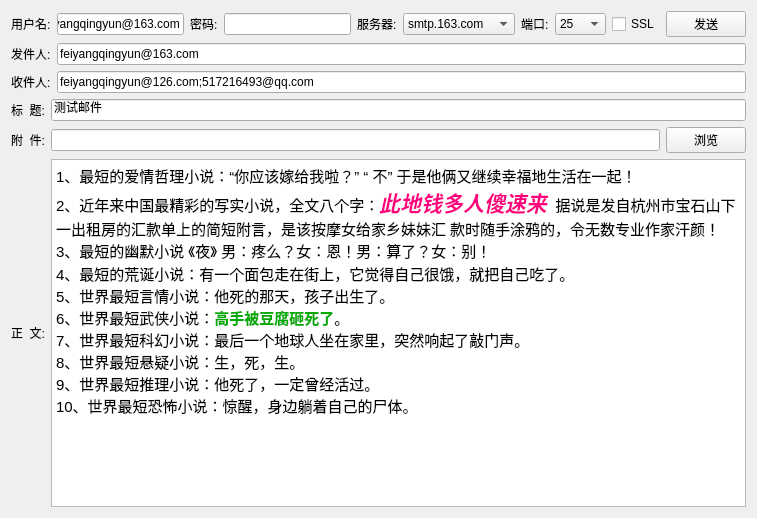
<?xml version="1.0" encoding="UTF-8"?>
<ui version="4.0">
 <class>frmMain</class>
 <widget class="QWidget" name="frmMain">
  <property name="geometry">
   <rect>
    <x>0</x>
    <y>0</y>
    <width>757</width>
    <height>518</height>
   </rect>
  </property>
  <property name="windowTitle">
   <string>邮件发送工具V1.0(作者:刘典武 QQ:517216493)</string>
  </property>
  <property name="windowIcon">
   <iconset resource="main.qrc">
    <normaloff>:/main.png</normaloff>:/main.png</iconset>
  </property>
  <layout class="QVBoxLayout" name="verticalLayout">
   <item>
    <layout class="QHBoxLayout" name="horizontalLayout">
     <item>
      <widget class="QLabel" name="labSender">
       <property name="text">
        <string>用户名:</string>
       </property>
      </widget>
     </item>
     <item>
      <widget class="QLineEdit" name="txtSender">
       <property name="text">
        <string>feiyangqingyun@163.com</string>
       </property>
      </widget>
     </item>
     <item>
      <widget class="QLabel" name="labSenderPwd">
       <property name="text">
        <string>密码:</string>
       </property>
      </widget>
     </item>
     <item>
      <widget class="QLineEdit" name="txtSenderPwd">
       <property name="text">
        <string/>
       </property>
       <property name="echoMode">
        <enum>QLineEdit::Password</enum>
       </property>
      </widget>
     </item>
     <item>
      <widget class="QLabel" name="labServer">
       <property name="text">
        <string>服务器:</string>
       </property>
      </widget>
     </item>
     <item>
      <widget class="QComboBox" name="cboxServer">
       <item>
        <property name="text">
         <string>smtp.163.com</string>
        </property>
       </item>
       <item>
        <property name="text">
         <string>smtp.126.com</string>
        </property>
       </item>
       <item>
        <property name="text">
         <string>smtp.qq.com</string>
        </property>
       </item>
       <item>
        <property name="text">
         <string>smt.sina.com</string>
        </property>
       </item>
       <item>
        <property name="text">
         <string>smtp.sohu.com</string>
        </property>
       </item>
       <item>
        <property name="text">
         <string>smtp.139.com</string>
        </property>
       </item>
       <item>
        <property name="text">
         <string>smtp.189.com</string>
        </property>
       </item>
      </widget>
     </item>
     <item>
      <widget class="QLabel" name="labPort">
       <property name="text">
        <string>端口:</string>
       </property>
      </widget>
     </item>
     <item>
      <widget class="QComboBox" name="cboxPort">
       <item>
        <property name="text">
         <string>25</string>
        </property>
       </item>
       <item>
        <property name="text">
         <string>465</string>
        </property>
       </item>
       <item>
        <property name="text">
         <string>587</string>
        </property>
       </item>
      </widget>
     </item>
     <item>
      <widget class="QCheckBox" name="ckSSL">
       <property name="text">
        <string>SSL</string>
       </property>
      </widget>
     </item>
     <item>
      <widget class="QPushButton" name="btnSend">
       <property name="cursor">
        <cursorShape>PointingHandCursor</cursorShape>
       </property>
       <property name="text">
        <string>发送</string>
       </property>
      </widget>
     </item>
    </layout>
   </item>
   <item>
    <layout class="QHBoxLayout" name="horizontalLayout_2">
     <item>
      <widget class="QLabel" name="labSenderAddr">
       <property name="text">
        <string>发件人:</string>
       </property>
      </widget>
     </item>
     <item>
      <widget class="QLineEdit" name="txtSenderAddr">
       <property name="text">
        <string>feiyangqingyun@163.com</string>
       </property>
      </widget>
     </item>
    </layout>
   </item>
   <item>
    <layout class="QHBoxLayout" name="horizontalLayout_3">
     <item>
      <widget class="QLabel" name="labReceiverAddr">
       <property name="text">
        <string>收件人:</string>
       </property>
      </widget>
     </item>
     <item>
      <widget class="QLineEdit" name="txtReceiverAddr">
       <property name="text">
        <string>feiyangqingyun@126.com;517216493@qq.com</string>
       </property>
      </widget>
     </item>
    </layout>
   </item>
   <item>
    <layout class="QHBoxLayout" name="horizontalLayout_4">
     <item>
      <widget class="QLabel" name="labTitle">
       <property name="text">
        <string>标  题:</string>
       </property>
      </widget>
     </item>
     <item>
      <widget class="QLineEdit" name="txtTitle">
       <property name="text">
        <string>测试邮件</string>
       </property>
      </widget>
     </item>
    </layout>
   </item>
   <item>
    <layout class="QHBoxLayout" name="horizontalLayout_5">
     <item>
      <widget class="QLabel" name="labAtta">
       <property name="text">
        <string>附  件:</string>
       </property>
      </widget>
     </item>
     <item>
      <widget class="QLineEdit" name="txtAtta"/>
     </item>
     <item>
      <widget class="QPushButton" name="btnSelect">
       <property name="cursor">
        <cursorShape>PointingHandCursor</cursorShape>
       </property>
       <property name="text">
        <string>浏览</string>
       </property>
      </widget>
     </item>
    </layout>
   </item>
   <item>
    <layout class="QHBoxLayout" name="horizontalLayout_6">
     <item>
      <widget class="QLabel" name="labContent">
       <property name="text">
        <string>正  文:</string>
       </property>
      </widget>
     </item>
     <item>
      <widget class="QTextBrowser" name="txtContent">
       <property name="html">
        <string>&lt;!DOCTYPE HTML PUBLIC &quot;-//W3C//DTD HTML 4.0//EN&quot; &quot;http://www.w3.org/TR/REC-html40/strict.dtd&quot;&gt;
&lt;html&gt;&lt;head&gt;&lt;meta name=&quot;qrichtext&quot; content=&quot;1&quot; /&gt;&lt;style type=&quot;text/css&quot;&gt;
p, li { white-space: pre-wrap; }
&lt;/style&gt;&lt;/head&gt;&lt;body style=&quot; font-family:'宋体'; font-size:9pt; font-weight:400; font-style:normal;&quot;&gt;
&lt;p style=&quot; margin-top:0px; margin-bottom:0px; margin-left:0px; margin-right:0px; -qt-block-indent:0; text-indent:0px;&quot;&gt;&lt;span style=&quot; font-size:11pt;&quot;&gt;1&lt;/span&gt;&lt;span style=&quot; font-family:'Times New Roman'; font-size:11pt;&quot;&gt;、最短的爱情哲理小说：“&lt;/span&gt;&lt;span style=&quot; font-size:11pt;&quot;&gt;你应该嫁给我啦？&lt;/span&gt;&lt;span style=&quot; font-family:'Times New Roman'; font-size:11pt;&quot;&gt;” “ &lt;/span&gt;&lt;span style=&quot; font-size:11pt;&quot;&gt;不&lt;/span&gt;&lt;span style=&quot; font-family:'Times New Roman'; font-size:11pt;&quot;&gt;” &lt;/span&gt;&lt;span style=&quot; font-size:11pt;&quot;&gt;于是他俩又继续幸福地生活在一起&lt;/span&gt;&lt;span style=&quot; font-family:'Times New Roman'; font-size:11pt;&quot;&gt;！&lt;br /&gt;&lt;/span&gt;&lt;span style=&quot; font-size:11pt;&quot;&gt;2&lt;/span&gt;&lt;span style=&quot; font-family:'Times New Roman'; font-size:11pt;&quot;&gt;、近年来中国最精彩的写实小说，全文八个字：&lt;/span&gt;&lt;span style=&quot; font-family:'Times New Roman'; font-size:16pt; font-weight:600; font-style:italic; color:#ff007f;&quot;&gt;此地钱多人傻速来&lt;/span&gt;&lt;span style=&quot; font-family:'Times New Roman'; font-size:11pt;&quot;&gt;  据说是发自杭州市宝石山下一出租房的汇款单上的简短附言，是该按摩女给家乡妹妹汇 款时随手涂鸦的，令无数专业作家汗颜！&lt;br /&gt;&lt;/span&gt;&lt;span style=&quot; font-size:11pt;&quot;&gt;3&lt;/span&gt;&lt;span style=&quot; font-family:'Times New Roman'; font-size:11pt;&quot;&gt;、最短的幽默小说 《夜》 男：疼么？女：恩！男：算了？女：别！&lt;/span&gt;&lt;/p&gt;
&lt;p style=&quot; margin-top:0px; margin-bottom:0px; margin-left:0px; margin-right:0px; -qt-block-indent:0; text-indent:0px;&quot;&gt;&lt;span style=&quot; font-size:11pt;&quot;&gt;4&lt;/span&gt;&lt;span style=&quot; font-family:'Times New Roman'; font-size:11pt;&quot;&gt;、最短的荒诞小说：有一个面包走在街上，它觉得自己很饿，就把自己吃了。&lt;br /&gt;&lt;/span&gt;&lt;span style=&quot; font-size:11pt;&quot;&gt;5&lt;/span&gt;&lt;span style=&quot; font-family:'Times New Roman'; font-size:11pt;&quot;&gt;、世界最短言情小说：他死的那天，孩子出生了。&lt;br /&gt;&lt;/span&gt;&lt;span style=&quot; font-size:11pt;&quot;&gt;6&lt;/span&gt;&lt;span style=&quot; font-family:'Times New Roman'; font-size:11pt;&quot;&gt;、世界最短武侠小说：&lt;/span&gt;&lt;span style=&quot; font-family:'Times New Roman'; font-size:11pt; font-weight:600; color:#00aa00;&quot;&gt;高手被豆腐砸死了&lt;/span&gt;&lt;span style=&quot; font-family:'Times New Roman'; font-size:11pt;&quot;&gt;。&lt;br /&gt;&lt;/span&gt;&lt;span style=&quot; font-size:11pt;&quot;&gt;7&lt;/span&gt;&lt;span style=&quot; font-family:'Times New Roman'; font-size:11pt;&quot;&gt;、世界最短科幻小说：最后一个地球人坐在家里，突然响起了敲门声。&lt;br /&gt;&lt;/span&gt;&lt;span style=&quot; font-size:11pt;&quot;&gt;8&lt;/span&gt;&lt;span style=&quot; font-family:'Times New Roman'; font-size:11pt;&quot;&gt;、世界最短悬疑小说：生，死，生。&lt;br /&gt;&lt;/span&gt;&lt;span style=&quot; font-size:11pt;&quot;&gt;9&lt;/span&gt;&lt;span style=&quot; font-family:'Times New Roman'; font-size:11pt;&quot;&gt;、世界最短推理小说：他死了，一定曾经活过。 &lt;br /&gt;1&lt;/span&gt;&lt;span style=&quot; font-size:11pt;&quot;&gt;0&lt;/span&gt;&lt;span style=&quot; font-family:'Times New Roman'; font-size:11pt;&quot;&gt;、世界最短恐怖小说：惊醒，身边躺着自己的尸体。&lt;/span&gt;&lt;/p&gt;&lt;/body&gt;&lt;/html&gt;</string>
       </property>
      </widget>
     </item>
    </layout>
   </item>
  </layout>
 </widget>
 <layoutdefault spacing="6" margin="11"/>
 <resources>
  <include location="main.qrc"/>
 </resources>
 <connections/>
</ui>
